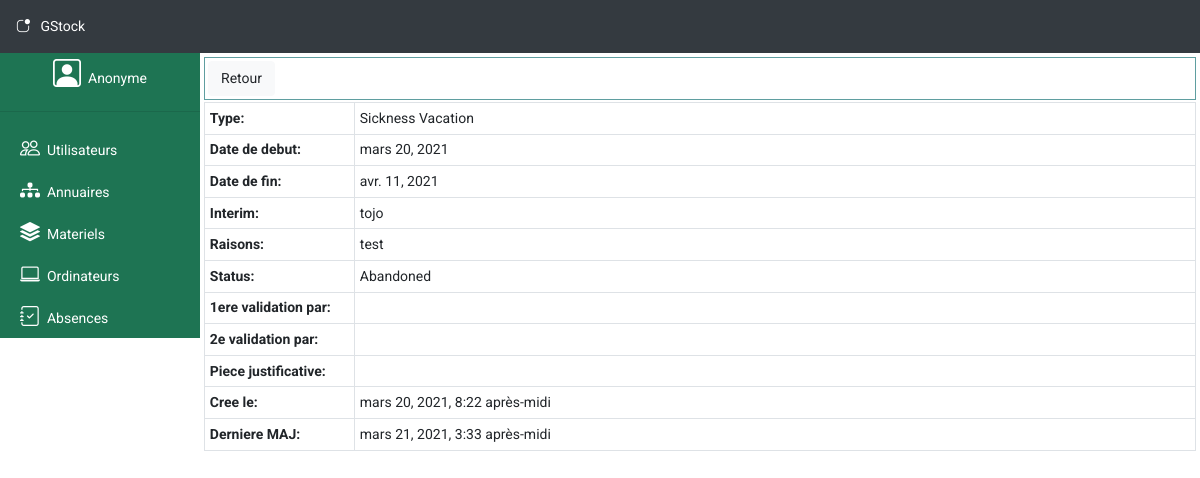
The page /absences/1/ on the database its author committed.
### absences/models.py (models this page shows, shortened)
class Absences(models.Model):
    class Meta():
        db_table = "absences"
        ordering = ["created_at"]
    TYPES = (
        ('MVCT', 'Maternity Vacation'),
        ('PVCT', 'Peternity Vacation'),
        ('SVCT', 'Sickness Vacation'),
        ('PRM', 'Permission'),
        ('FRM', 'Formation'),
        ('OTH', 'Other')
    )
    STATUS = (
        (0, 'Waiting'),
        (1, 'Waiting for second validation'),
        (2, 'Validated'),
        (3, 'Abandoned'),
        (4, 'Rejected')
    )
    directory_id = models.IntegerField(help_text="The ID of person who does the request")
    types = models.CharField(max_length=20, choices=TYPES, help_text="Type of the absence (vacation|permission|external formation|other)")
    begin_date = models.DateField(help_text="Beginning date of the absence")
    end_date = models.DateField(help_text="Ending date of the absence")
    interim = models.CharField(max_length=50, null=True, help_text="The interim person")
    reasons = models.TextField(help_text="The reasons of absence")
    status = models.IntegerField(default=0, choices=STATUS, help_text="The status of absence if it is done = 1 or doing = 0 or abandoned = 2")
    validator_1 = models.CharField(null=True, max_length=50, help_text="The first responsible who valide the absence")
    first_validation_at = models.DateTimeField(null=True, help_text="Date of the first validation")
    validator_2 = models.CharField(null=True, max_length=50, help_text="The second responsible who valide the absence")
    second_validation_at = models.DateTimeField(null=True, help_text="Date of second validation and the last validation")
    justificative = models.CharField(max_length=50, null=True, help_text="Justivicative piece [optional]")
    created_at = models.DateTimeField(auto_now_add=True, help_text="Date of request")
    updated_at = models.DateTimeField(auto_now=True, null=True, help_text="Date of last update")
    def checkFirstValidation(self):
        if self.validator_1 == None and self.first_validation_at == None:
            return ""
        else:
            return "Valid"
    def checkSecondValidation(self):
        if self.validator_2 == None and self.second_validation_at == None:
            return ""
        else:
            return "Valid"

### absences/views.py (the view)
# urls.py: path('<int:id>/', AbsenceView.show, name="show_absence"),
    def show(request, id):
        try:
            absence = Absences.objects.get(id=id)
        except:
            return HttpResponse("Page not found", status=404)
        return render(request, "absences/show.html", {'absence':absence})

### absences/templates/absences/show.html (shortened to what this page needs)
{% extends "layout.html" %}
{% block content %}
    {% if absence.updated_at == None and absence.status != 3 %}
        <div class="container sublink">
            <form action="{% url 'absences:revoke_absence' absence.id %}" method="POST">
                {% csrf_token %}
                <a href="{% url 'absences:edit_absence' absence.id %}" class="btn btn-light" title="Modifier la demande"><i class="bi-pencil-square"></i></a>
                <button class="btn btn-light text-danger" title="Annuler la demande" onclick="return confirm('Vous n\'avez qu\'une seule possibilite de modifier la demande?')"><i class="bi-stop-circle-fill"></i></button>
            </form>
        </div>
    {% else %}
        <div class="container sublink">
            <a href="{% url 'absences:absence_home' %}" class="btn btn-light">Retour</a>
        </div>
    {% endif %}
    <table class="table table-bordered table-sm">
        <tr>
            <th width="150">Type: </th><td>{{ absence.get_types_display }}</td>
        </tr>
        <tr>
            <th width="150">Date de debut: </th><td>{{ absence.begin_date }}</td>
        </tr>
        <tr>
            <th width="150">Date de fin: </th><td>{{ absence.end_date }}</td>
        </tr>
        <tr>
            <th width="150">Interim: </th><td>{{ absence.interim }}</td>
        </tr>
        <tr>
            <th width="150">Raisons: </th><td>{{ absence.reasons }}</td>
        </tr>
        <tr>
            <th width="150">Status: </th><td>{{ absence.get_status_display }}</td>
        </tr>
        <tr>
            <th width="150">1ere validation par: </th><td>{{ absence.checkFirstValidation }}</td>
        </tr>
        <tr>
            <th width="150">2e validation par: </th><td>{{ absence.checkSecondValidation }}</td>
        </tr>
        <tr>
            <th width="150">Piece justificative: </th><td>{{ absence.justificative }}</td>
        </tr>
        <tr>
            <th width="150">Cree le: </th><td>{{ absence.created_at }}</td>
        </tr>
        <tr>
            <th width="150">Derniere MAJ: </th><td>{{ absence.updated_at }}</td>
        </tr>
    </table>
{% endblock %}

### public/css/app.css (style rules this page uses)
body { font-family: 'Roboto', sans-serif; font-size: 14px; }
div.sublink { border: 1px solid cadetblue; margin-bottom: 2px; padding: 3px; }
div.sublink a { font-size: 14px; }

### rows shown on the page
Absences: types "Sickness Vacation", begin_date "mars 20, 2021", end_date "avr. 11, 2021", interim "tojo", reasons "test", status "Abandoned", created_at "mars 20, 2021, 8:22 après-midi", updated_at "mars 21, 2021, 3:33 après-midi"
